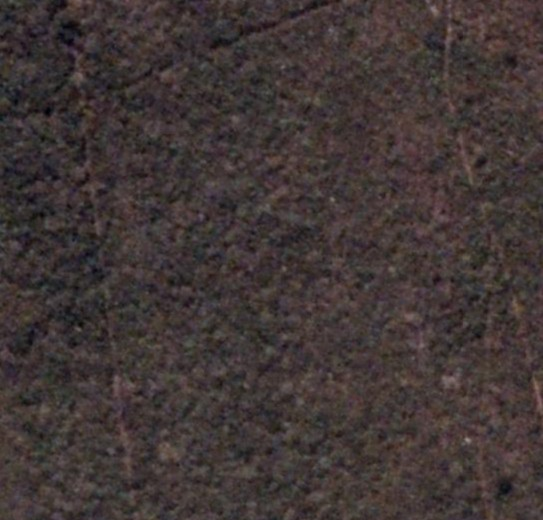
#> input picture Decision_Trees/Decision_Trees/BSB-1.jpg, 543 x 520 px
$ python tentativa.py
#> lines starting #> are read from the running program, lines starting #| are printed output that depends on the picture
from PIL import Image
import numpy as np
import matplotlib.pyplot as plt
from sklearn.neighbors import KNeighborsClassifier
from sklearn.tree import DecisionTreeClassifier
from sklearn.neural_network import MLPClassifier
from sklearn.ensemble import VotingClassifier
from sklearn.metrics import classification_report
from sklearn.utils import resample
from tqdm import tqdm

# === 1. Carregar imagens ===
img_main_original = Image.open("BSB-1.jpg").convert("RGB")
#> img_main_original is the input picture: PIL image 543x520 RGB; mean R, G, B 64.8, 54.7, 53.6
img_main = img_main_original.resize((img_main_original.width // 2, img_main_original.height // 2))
img_road = Image.open("teste_1.png").convert("RGB")
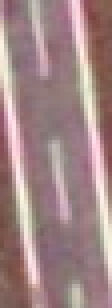
#> input picture Decision_Trees/Decision_Trees/teste_1.png, 28 x 77 px (shown 4 times larger)
img_vegetation = Image.open("teste_2.png").convert("RGB")
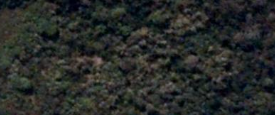
#> input picture Decision_Trees/Decision_Trees/teste_2.png, 275 x 115 px
img_soil = Image.open("teste_3.png").convert("RGB")
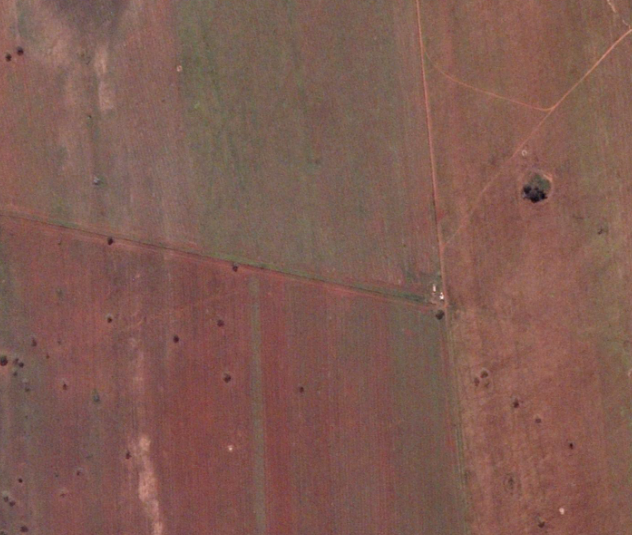
#> input picture Decision_Trees/Decision_Trees/teste_3.png, 632 x 535 px

# === 2. Extrair pixels e rótulos ===
def get_pixels_and_labels(image, label):
#> called with label = 0
    pixels = np.array(image).reshape(-1, 3)
#> pixels = 2156 rows, first 8: [175, 137, 148], [139, 98, 111], [127, 87, 99], [136, 101, 111], [138, 110, 118], [141, 121, 126], [140, 129, 127], [169, 163, 156]
    labels = np.full((pixels.shape[0],), label)
#> labels = 2156 values from 0 to 0
    return pixels, labels

X_road, y_road = get_pixels_and_labels(img_road, 0)
#> X_road has the same summary as pixels in get_pixels_and_labels; y_road = 2156 values from 0 to 0
X_veg, y_veg = get_pixels_and_labels(img_vegetation, 1)
X_soil, y_soil = get_pixels_and_labels(img_soil, 2)

X_train = np.vstack((X_road, X_veg, X_soil))
y_train = np.concatenate((y_road, y_veg, y_soil))

# === 3. Reduzir para 10.000 amostras balanceadas ===
X_train_sampled, y_train_sampled = resample(X_train, y_train, n_samples=10000, stratify=y_train, random_state=42)
#> y_train_sampled = 10000 values, max 2 at index 0, min 0 at index 88, mean 1.9

# === 4. Treinar classificadores ===
knn = KNeighborsClassifier(n_neighbors=5, weights='distance', n_jobs=-1)
dt = DecisionTreeClassifier(criterion="entropy", max_depth=10)
mlp = MLPClassifier(hidden_layer_sizes=(50,), max_iter=300, random_state=42)

knn.fit(X_train_sampled, y_train_sampled)
dt.fit(X_train_sampled, y_train_sampled)
mlp.fit(X_train_sampled, y_train_sampled)

# === 5. Ensemble: Voting Classifier ===
ensemble = VotingClassifier(estimators=[
    ('knn', knn),
    ('dt', dt),
    ('mlp', mlp)
], voting='hard')
ensemble.fit(X_train_sampled, y_train_sampled)

# === 6. Avaliar modelos ===
print("\n--- Avaliação Individual ---")
print("KNN:\n", classification_report(y_train_sampled, knn.predict(X_train_sampled)))
#| KNN:
#|                precision    recall  f1-score   support
#|            0       0.98      1.00      0.99        58
#|            1       1.00      1.00      1.00       850
#|            2       1.00      1.00      1.00      9092
#|     accuracy                           1.00     10000
#|    macro avg       0.99      1.00      1.00     10000
#| weighted avg       1.00      1.00      1.00     10000
print("Decision Tree:\n", classification_report(y_train_sampled, dt.predict(X_train_sampled)))
#| Decision Tree:
#|                precision    recall  f1-score   support
#|            0       1.00      0.93      0.96        58
#|            1       1.00      1.00      1.00       850
#|            2       1.00      1.00      1.00      9092
#|     accuracy                           1.00     10000
#|    macro avg       1.00      0.98      0.99     10000
#| weighted avg       1.00      1.00      1.00     10000
print("MLP:\n", classification_report(y_train_sampled, mlp.predict(X_train_sampled)))
#| MLP:
#|                precision    recall  f1-score   support
#|            0       0.88      0.76      0.81        58
#|            1       0.99      0.99      0.99       850
#|            2       1.00      1.00      1.00      9092
#|     accuracy                           1.00     10000
#|    macro avg       0.96      0.92      0.93     10000
#| weighted avg       1.00      1.00      1.00     10000
print("\n--- Ensemble ---")
print("Voting Classifier:\n", classification_report(y_train_sampled, ensemble.predict(X_train_sampled)))
#| Voting Classifier:
#|                precision    recall  f1-score   support
#|            0       1.00      0.93      0.96        58
#|            1       1.00      1.00      1.00       850
#|            2       1.00      1.00      1.00      9092
#|     accuracy                           1.00     10000
#|    macro avg       1.00      0.98      0.99     10000
#| weighted avg       1.00      1.00      1.00     10000

# === 7. Função para classificar imagem com qualquer modelo ===
def classify_image(model, img_main, color_map):
    main_pixels = np.array(img_main)
    height, width = img_main.size[1], img_main.size[0]
    mask_valid = ~np.all(main_pixels == [0, 0, 0], axis=-1)
    main_pixels_reshaped = main_pixels.reshape(-1, 3)

    predicted = np.full((main_pixels_reshaped.shape[0],), -1)
    valid_indices = np.where(mask_valid.reshape(-1))[0]

    batch_size = 5000
    for i in tqdm(range(0, len(valid_indices), batch_size), desc="Classificando pixels"):
        batch_idx = valid_indices[i:i+batch_size]
        batch_pixels = main_pixels_reshaped[batch_idx]
        predicted[batch_idx] = model.predict(batch_pixels)

    predicted_img = predicted.reshape(height, width)
    segmented_img = np.zeros((predicted_img.shape[0], predicted_img.shape[1], 3), dtype=np.uint8)
    for class_val, color in color_map.items():
        segmented_img[predicted_img == class_val] = color
    return segmented_img

# === 8. Mapa de cores ===
color_map = {
    -1: [0, 0, 0],        # Fundo
     0: [255, 255, 0],    # Estrada
     1: [34, 139, 34],    # Vegetação
     2: [160, 82, 45]     # Terra
}

# === 9. Classificar e salvar imagens ===
models = {'knn': knn, 'dt': dt, 'mlp': mlp, 'ensemble': ensemble}
for name, model in models.items():
    segmented = classify_image(model, img_main, color_map)
    segmented_resized = Image.fromarray(segmented).resize(img_main_original.size)
    segmented_resized.save(f"classificada_{name}.png")
    plt.figure(figsize=(8, 8))
    plt.imshow(segmented_resized)
    plt.title(f"Segmentação: {name.upper()}")
    plt.axis("off")
    plt.show()
#> this loop made 4 passes
#> pass 1, `segmented = classify_image(model, img_main, color_map)`:
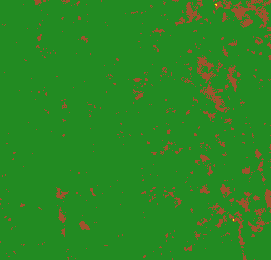
#> segmented: shape (260, 271, 3); mean R, G, B 42, 135.4, 34.7
#> pass 1, `segmented_resized = Image.fromarray(segmented).resize(img_main_origina..`:
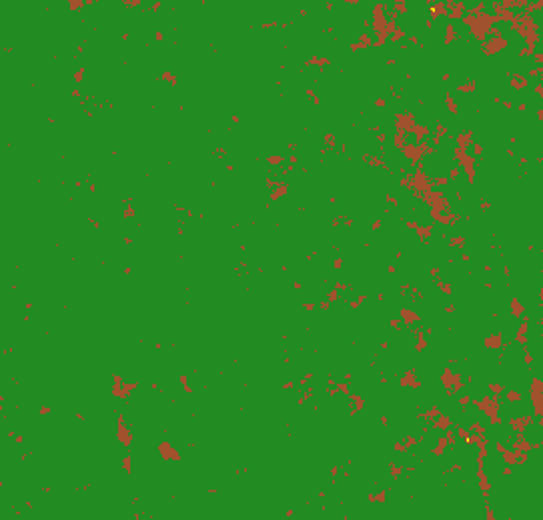
#> segmented_resized: PIL image 543x520 RGB; mean R, G, B 42, 135.4, 34.7
#> after the loop:
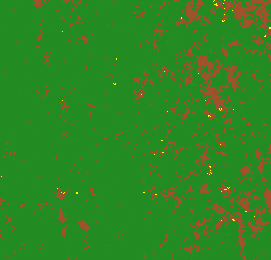
#> segmented: shape (260, 271, 3); mean R, G, B 47, 133.4, 35.1
#> after the loop:
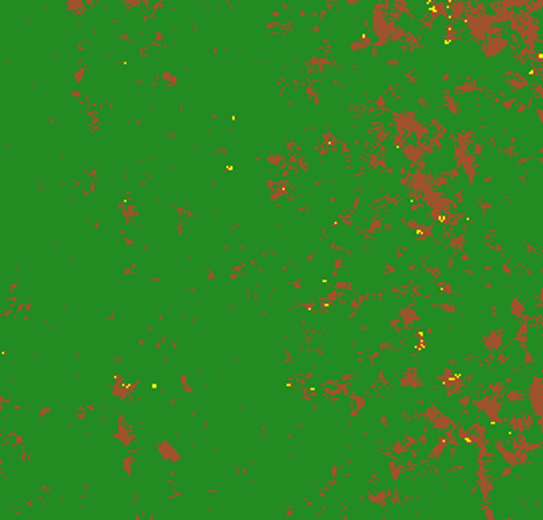
#> segmented_resized: PIL image 543x520 RGB; mean R, G, B 47, 133.4, 35.1
